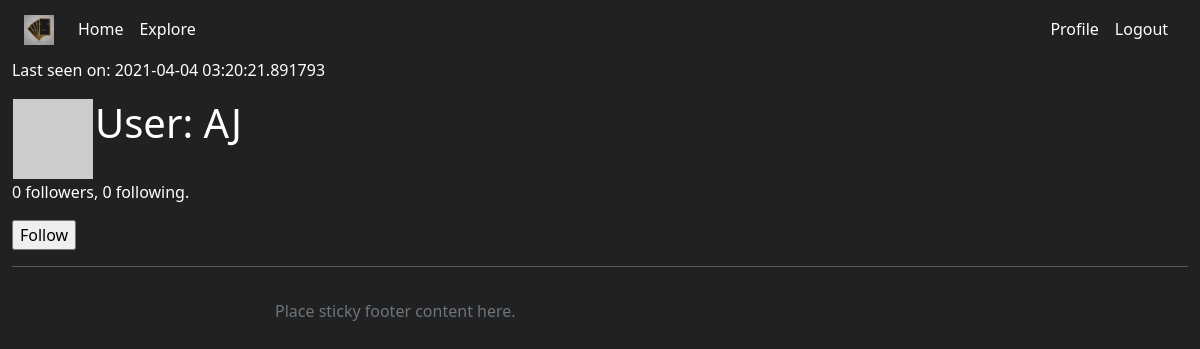
Before: /user/AJ (signed in) with the older database file.
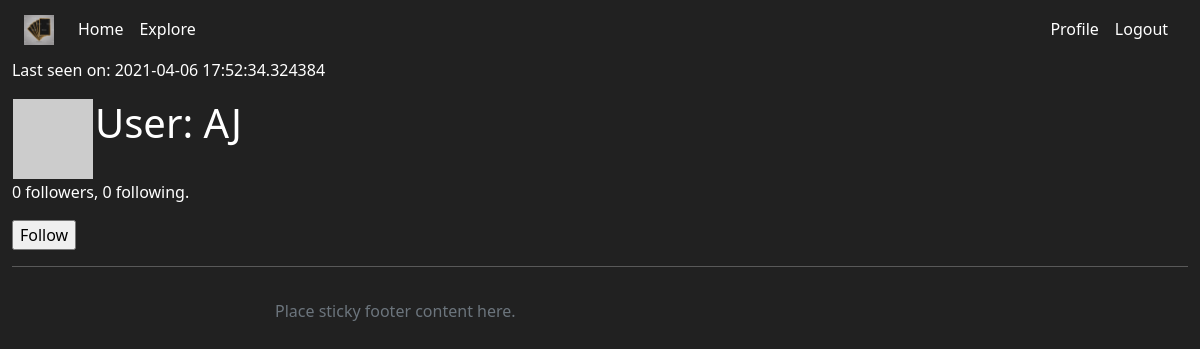
After: the same page with the newer database file.
### app/models.py (models this page shows, shortened)
class User(UserMixin, db.Model):
    id = db.Column(db.Integer, primary_key=True)
    username = db.Column(db.String(64), index=True, unique=True)
    email = db.Column(db.String(120), index=True, unique=True)
    password_hash = db.Column(db.String(128))
    posts = db.relationship('Post', backref='author', lazy='dynamic')
    about_me = db.Column(db.String(140))
    last_seen = db.Column(db.DateTime, default=datetime.utcnow)
    def avatar(self, size):
        digest = md5(self.email.lower().encode('utf-8')).hexdigest()
        return 'https://www.gravatar.com/avatar/{}?d=identicon&s={}'.format(
            digest, size)
    followed = db.relationship(
        'User', secondary=followers,
        primaryjoin=(followers.c.follower_id == id),
        secondaryjoin=(followers.c.followed_id == id),
        backref=db.backref('followers', lazy='dynamic'), lazy='dynamic')
    def is_following(self, user):
        return self.followed.filter(
            followers.c.followed_id == user.id).count() > 0

### app/routes.py (the view)
@app.route('/user/<username>')
@login_required
def user(username):
    user = User.query.filter_by(username=username).first_or_404()
    page = request.args.get('page', 1, type=int)
    posts = user.posts.order_by(Post.timestamp.desc()).paginate(
        page, app.config['POSTS_PER_PAGE'], False)
    next_url = url_for('user', username=user.username, page=posts.next_num) \
        if posts.has_next else None
    prev_url = url_for('user', username=user.username, page=posts.prev_num) \
        if posts.has_prev else None
    form = EmptyForm()
    return render_template('user.html', user=user, posts=posts.items,
                           next_url=next_url, prev_url=prev_url, form=form)

### app/forms.py
class EmptyForm(FlaskForm):
    submit = SubmitField('Submit')

### app/models.py (called while the page is built)
@login.user_loader
def load_user(id):
    return User.query.get(int(id))

### app/routes.py (called while the page is built)
@app.before_request
def before_request():
    if current_user.is_authenticated:
        current_user.last_seen = datetime.utcnow()
        db.session.commit()

### app/templates/user.html (shortened to what this page needs)
{% extends "base.html" %}
{% block content %}
<table>
    <tr valign="top">
        <td><img src="{{ user.avatar(128) }}"></td>
        <td><h1>User: {{ user.username }}</h1></td>
        {% if user.last_seen %}<p>Last seen on: {{ user.last_seen }}</p>{% endif %}
    </tr>
</table>
<p>{{ user.followers.count() }} followers, {{ user.followed.count() }} following.</p>
{% if user == current_user %}
    <p><a href="{{ url_for('edit_profile') }}">Edit your profile</a></p>
{% elif not current_user.is_following(user) %}
    <p>
        <form action="{{ url_for('follow', username=user.username) }}" method="post">
            {{ form.submit(value='Follow') }}
        </form>
    </p>
{% endif %}
    <hr>
{% endblock %}

Changed rows visible on the page:
changed User "AJ": last_seen "2021-04-04 03:20:21.891793" → "2021-04-06 17:52:34.324384"
